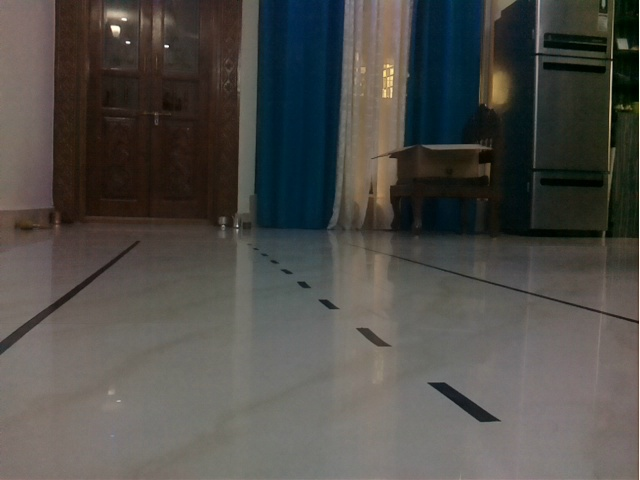
#> input picture lane detecttion/test1.jpg, 640 x 480 px
$ python try1.py
#> lines starting #> are read from the running program, lines starting #| are printed output that depends on the picture; after the words box and inside, x2 and y2 are one past the last pixel; in counts of white or black regions, pixels touching at a corner belong together
import cv2
import numpy as np

from sklearn.cluster import KMeans


img = cv2.imread("test1.jpg")
#> img is the input picture: shape (480, 640, 3); mean B, G, R 72.9, 77.2, 78.9
colors = [(0,0,255), (255,0,0), (0,255,0), (0,255,255), (255,0,255), (255,255,0), (0,0,0)]
counter = 0
def canny_edge_detector(image):

    # Convert the image color to grayscale
    gray_image = cv2.cvtColor(image, cv2.COLOR_RGB2GRAY)
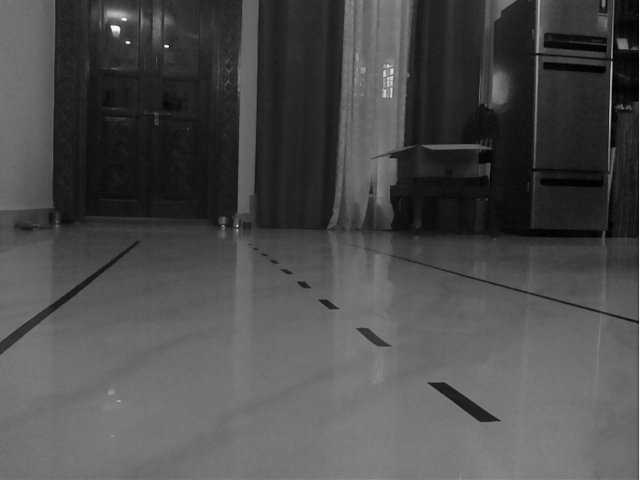
#> gray_image: shape (480, 640); min 1, max 253, mean 76.1

    # Reduce noise from the image
    blur = cv2.GaussianBlur(gray_image, (5, 5), 0)
    canny = cv2.Canny(blur, 50, 150)
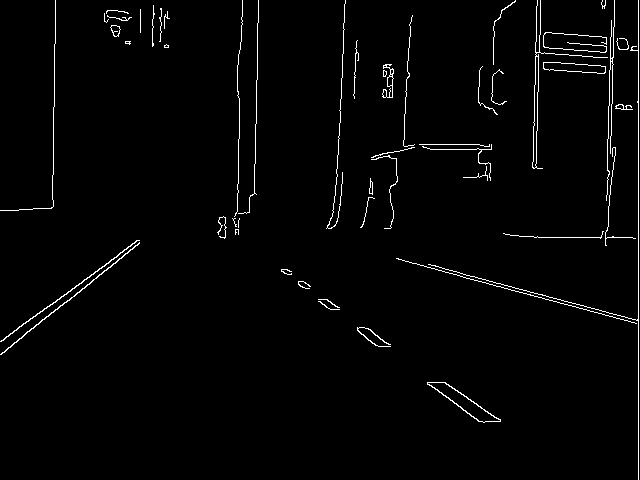
#> canny: shape (480, 640); 1.9% white in thin lines or dots
    return canny


def region_of_interest(image):
    height = image.shape[0]
#> height = 480
    width = image.shape[1]
#> width = 640
    polygons = np.array([
        [0, height // 3], [width, height // 3],[width, height], [0, height]
        ])
    mask = np.zeros_like(image)

    # Fill poly-function deals with multiple polygon
    cv2.fillPoly(mask, [polygons], 255)
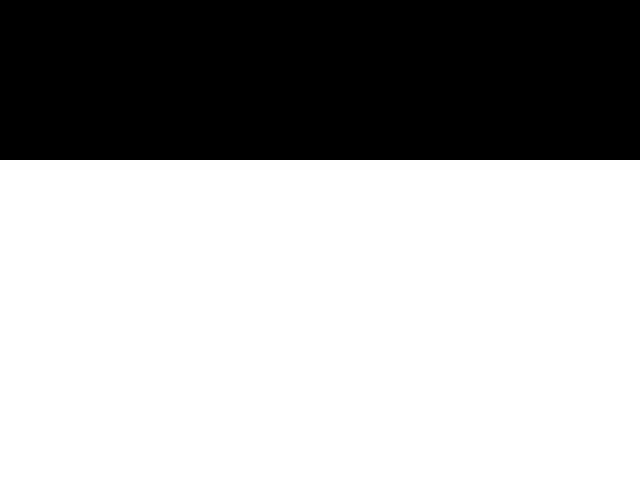
#> mask: shape (480, 640); 66.7% white; 1 black region, box (x1, y1, x2, y2) and area: (0, 0, 640, 160) 102400

    # Bitwise operation between canny image and mask image
    masked_image = cv2.bitwise_and(image, mask)
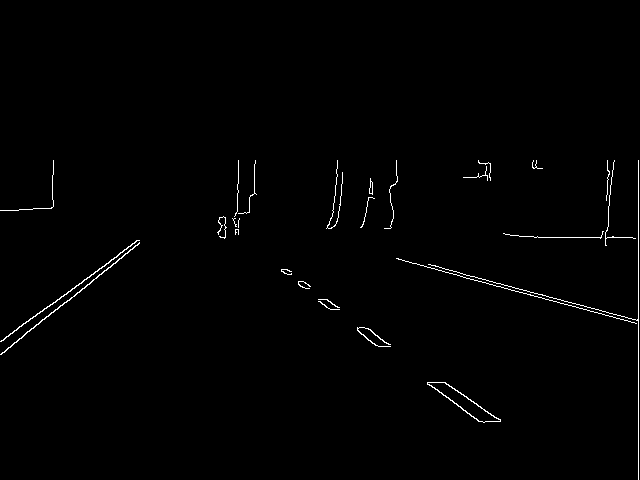
#> masked_image: shape (480, 640); 0.88% white in thin lines or dots, all inside (x1, y1, x2, y2) = (0, 160, 639, 480)
    return masked_image

# [50 lines left out: functions create_coordinates, average_slope_intercept, display_lines, not called in this run]

frame = img.copy()
canny_image = canny_edge_detector(frame)
cropped_image = region_of_interest(canny_image)
# cv2.imshow("cropped image", cropped_image)
lines = cv2.HoughLinesP(cropped_image, 1, np.pi / 180, 50,
                        np.array([]), minLineLength = 5,
                        maxLineGap = 40)
#> lines = 16 rows, first 6: [638, 479, 638, 160], [396, 258, 636, 323], [428, 264, 637, 320], [14, 342, 137, 245], [0, 341, 139, 240], [445, 382, 500, 421]
lines_2 = cv2.HoughLines(cropped_image, 1, np.pi / 180, 50,
                        np.array([]))
#> lines_2 = 45 rows, first 8: [638, 0], [147, 1.83], [144, 1.83], [276, 0.942], [276, 0.89], [278, 0.908], [274, 0.925], [155, 1.82]
print("lines", lines)
#> (printed output is left out)
print("lines_2", lines_2)
#| lines_2 [[[ 6.3800000e+02  0.0000000e+00]]
#|  [[ 1.4700000e+02  1.8325957e+00]]
#|  [[ 1.4400000e+02  1.8325957e+00]]
#|  [[ 2.7600000e+02  9.4247776e-01]]
#|  [[ 2.7600000e+02  8.9011788e-01]]
#|  [[ 2.7800000e+02  9.0757120e-01]]
#|  [[ 2.7400000e+02  9.2502451e-01]]
#|  [[ 1.5500000e+02  1.8151424e+00]]
#|  [[ 5.8000000e+01  2.1816616e+00]]
#|  [[ 2.3700000e+02  1.5707964e+00]]
#|  [[ 1.3500000e+02  1.8500490e+00]]
#|  [[ 2.7800000e+02  9.5993108e-01]]
#> (further printed lines are left out)
print("SIZES", len(lines), len(lines_2))
#| SIZES 16 45
temp_img = img.copy()
for k in range(len(lines)):
    # if lines_2[k][0][1] > 1.39 and lines_2[k][0][1] < 1.74:
    #     continue
    a,b,c,d = lines[k][0]
    a = lines
    print(lines[k][0], colors[counter])
#> (the run stopped early here; a loop or call above may not have finished)

$ run again, with lane detecttion/test2.jpg copied over lane detecttion/test1.jpg
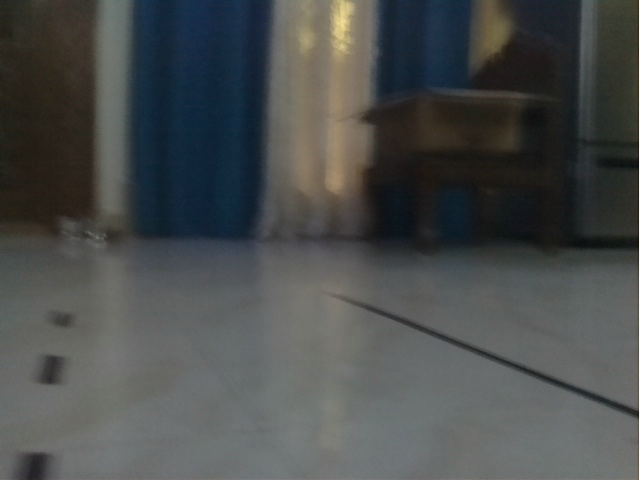
#> input picture lane detecttion/test2.jpg, 640 x 480 px
#> img is the input picture: shape (480, 640, 3); mean B, G, R 76.8, 77.4, 74.5
#> in canny_edge_detector, `gray_image = cv2.cvtColor(image, cv2.COLOR_RGB2GRAY)`:
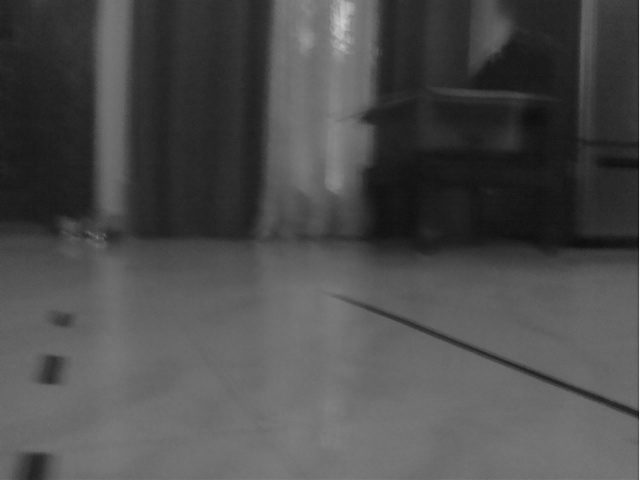
#> gray_image: shape (480, 640); min 13, max 248, mean 76.8
#> in canny_edge_detector, `canny = cv2.Canny(blur, 50, 150)`:
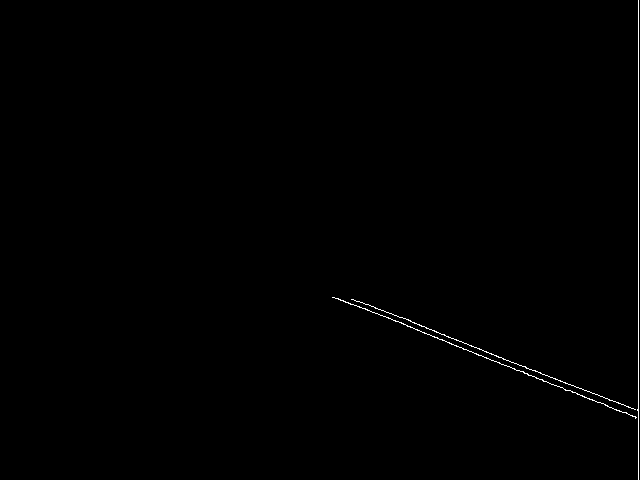
#> canny: shape (480, 640); 0.38% white in thin lines or dots, all inside (x1, y1, x2, y2) = (332, 0, 639, 480)
#> mask: shape (480, 640); 66.7% white; 1 black region, box (x1, y1, x2, y2) and area: (0, 0, 640, 160) 102400
#> masked_image: shape (480, 640); 0.32% white in thin lines or dots, all inside (x1, y1, x2, y2) = (332, 160, 639, 480)
#> lines = [[359, 306, 638, 418], [638, 479, 638, 160], [383, 310, 571, 385], [337, 298, 635, 418], [436, 332, 637, 410]]
#> lines_2 = 17 rows, first 8: [638, 0], [149, 1.95], [144, 1.95], [154, 1.94], [166, 1.92], [160, 1.94], [158, 1.94], [140, 1.97]
#| lines [[[359 306 638 418]]
#|  [[638 479 638 160]]
#|  [[383 310 571 385]]
#|  [[337 298 635 418]]
#|  [[436 332 637 410]]]
#| lines_2 [[[ 6.3800000e+02  0.0000000e+00]]
#|  [[ 1.4900000e+02  1.9547688e+00]]
#|  [[ 1.4400000e+02  1.9547688e+00]]
#|  [[ 1.5400000e+02  1.9373155e+00]]
#|  [[ 1.6600000e+02  1.9198622e+00]]
#|  [[ 1.6000000e+02  1.9373155e+00]]
#> (further printed lines are left out)
#| SIZES 5 17

$ run again, with lane detecttion/test3.jpg copied over lane detecttion/test1.jpg
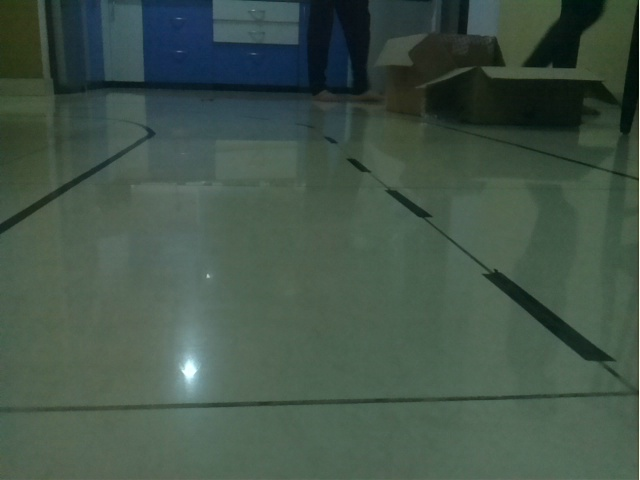
#> input picture lane detecttion/test3.jpg, 640 x 480 px
#> img is the input picture: shape (480, 640, 3); mean B, G, R 72.8, 84.6, 65.9
#> in canny_edge_detector, `canny = cv2.Canny(blur, 50, 150)`:
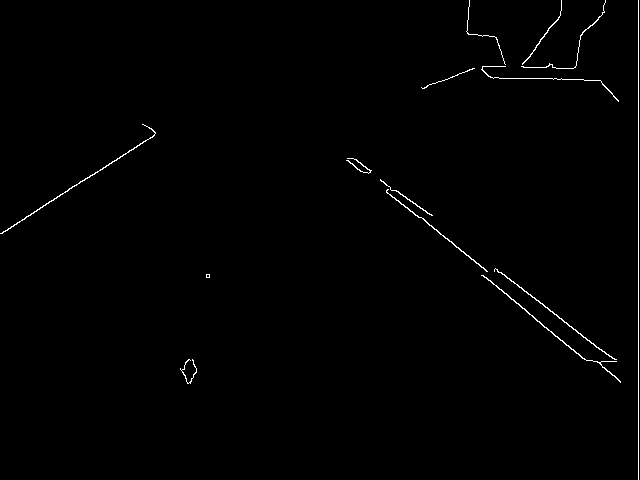
#> canny: shape (480, 640); 0.73% white in thin lines or dots
#> mask: shape (480, 640); 66.7% white; 1 black region, box (x1, y1, x2, y2) and area: (0, 0, 640, 160) 102400
#> in region_of_interest, `masked_image = cv2.bitwise_and(image, mask)`:
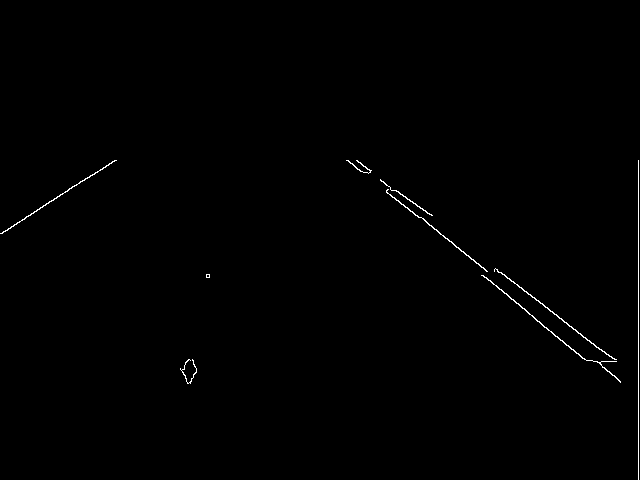
#> masked_image: shape (480, 640); 0.45% white in thin lines or dots, all inside (x1, y1, x2, y2) = (0, 160, 639, 480)
#> lines = [[638, 479, 638, 160], [497, 269, 615, 361], [347, 160, 483, 267], [2, 233, 115, 160], [483, 275, 582, 358], [371, 170, 427, 213], [597, 361, 619, 380], [461, 251, 486, 271], [412, 201, 429, 214], [495, 268, 614, 361]]
#> lines_2 = 30 rows, first 8: [638, 0], [-94, 2.23], [-100, 2.27], [196, 0.995], [-87, 2.23], [-83, 2.22], [197, 1.01], [-71, 2.2]
#| lines [[[638 479 638 160]]
#|  [[497 269 615 361]]
#|  [[347 160 483 267]]
#|  [[  2 233 115 160]]
#|  [[483 275 582 358]]
#|  [[371 170 427 213]]
#> (further printed lines are left out)
#| lines_2 [[[ 6.3800000e+02  0.0000000e+00]]
#|  [[-9.4000000e+01  2.2340214e+00]]
#|  [[-1.0000000e+02  2.2689281e+00]]
#|  [[ 1.9600000e+02  9.9483764e-01]]
#|  [[-8.7000000e+01  2.2340214e+00]]
#|  [[-8.3000000e+01  2.2165682e+00]]
#> (further printed lines are left out)
#| SIZES 10 30
